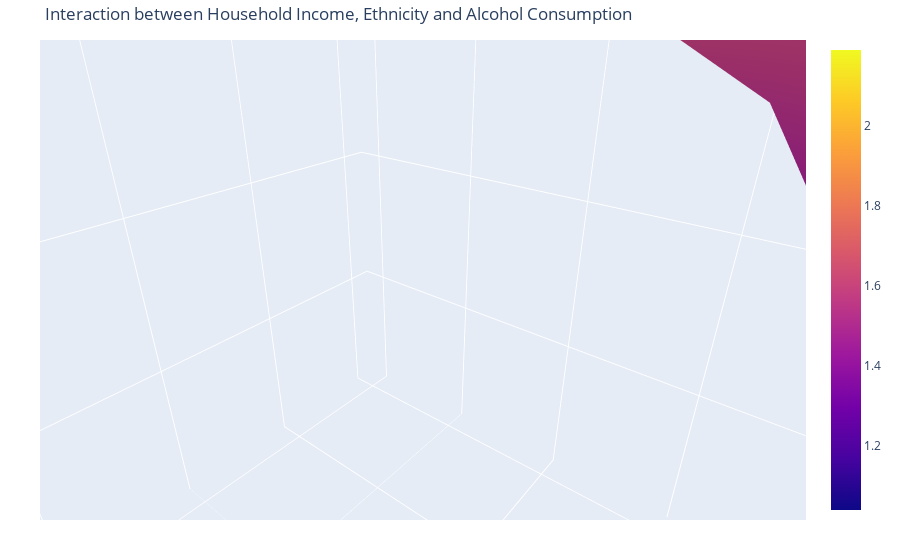

The cell this chart's notebook holds for it:
### Code cell
three_D_plot_factory(dataframe = msoa_combined_year,
                     x_axis ="annual_median_income_2011" ,
                     y_axis = "perc_ethnicity_white_2011",
                     title = "Interaction between Household Income, Ethnicity and Alcohol Consumption",
                     x_title = "Percentage White Inhabitants",
                     y_title = "Median Household Income",
                     z_title = "Kcal in the AAP by Alcohol",
                     aggfunc = np.mean, 
                     z_axis = "energy_alcohol",
                     html_name = "3D_Plot_White_Median_Income_Alcohol",
                     output_html = True,
                     auto_commit = True ,
                     quantiles = [0,.125,.25,.375,.5, .625,.75,.875,1]
                     ).show()

### Figure 1 — Plotly figure (JSON) as saved in the notebook; plotly's stock layout.template omitted (floating-point values rounded to 4 significant figures)
{"data": [{"type": "surface", "z": [[1.246, 1.405, 1.436, 1.766, 1.619, 1.555, 1.714, 1.381], [1.306, 1.607, 1.476, 1.564, 1.765, 1.604, 1.669, 1.424], [1.411, 1.556, 1.646, 1.539, 1.551, 1.621, 1.671, 1.36], [1.26, 1.575, 1.623, 1.628, 1.728, 1.757, 1.658, 1.289], [1.436, 1.497, 1.645, 1.742, 1.713, 1.911, 1.795, 1.534], [1.202, 1.45, 1.497, 1.652, 1.726, 1.775, 1.83, 1.624], [1.038, 1.137, 1.492, 1.527, 1.791, 1.825, 1.982, 1.679], [1.621, 1.55, 1.54, 1.606, 1.392, 1.866, 1.924, 2.191]]}], "layout": {"autosize": true, "margin": {"b": 40, "l": 40, "r": 40, "t": 40}, "scene": {"aspectmode": "auto", "aspectratio": {"x": 1, "y": 1, "z": 1}, "camera": {"center": {"x": 0, "y": 0, "z": 0}, "eye": {"x": -0.006967, "y": -0.005604, "z": 0.004479}, "projection": {"type": "perspective"}, "up": {"x": 0, "y": 0, "z": 1}}, "xaxis": {"nticks": 8, "ticktext": ["21.3", "41.0", "49.7", "57.5", "64.3", "70.8", "78.1", "89.1"], "tickvals": [0, 1, 2, 3, 4, 5, 6, 7], "title": {"text": "Percentage White Inhabitants"}}, "yaxis": {"nticks": 8, "ticktext": ["21176", "25749", "28261", "30914", "34520", "39173", "45430", "61897"], "tickvals": [0, 1, 2, 3, 4, 5, 6, 7], "title": {"text": "Median Household Income"}}, "zaxis": {"title": {"text": "Kcal in the AAP by Alcohol"}}}, "title": {"text": "Interaction between Household Income, Ethnicity and Alcohol Consumption"}}}
